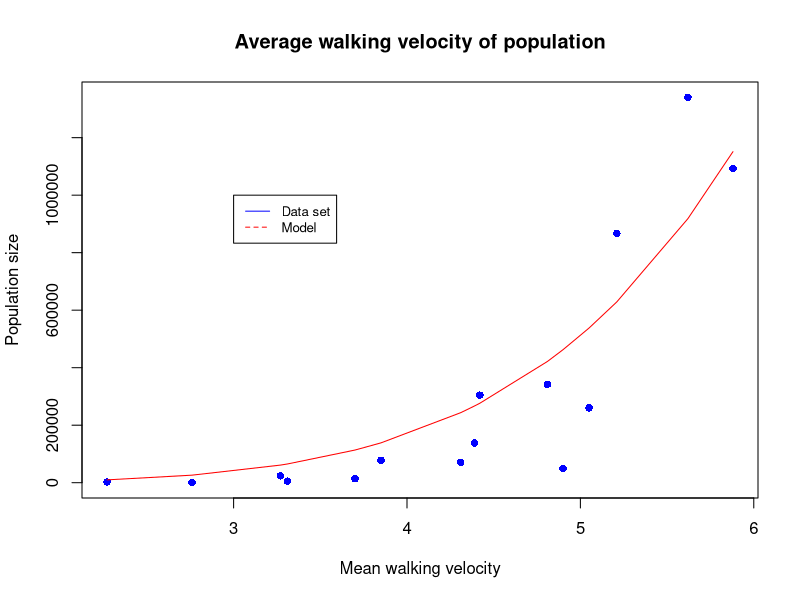

This chart was generated by the following R code:
x = c(2.27, 2.76, 3.27, 3.31, 3.7, 3.85, 4.31, 4.39, 4.42, 4.81, 4.9, 5.05, 5.21, 5.62, 5.88)
y = c(2500, 365, 23700, 5491, 14000, 78200, 70700, 138000, 304500, 341948, 49375, 260200, 867023, 1340000, 1092759)

plot(x, y, pch=16, col="blue", xlab="Mean walking velocity", ylab="Population size") #pch = plot character
title("Average walking velocity of population")
myData = data.frame(x, y) #creates a data frame
#generates a model with an initial guess of 0
yFit = nls(y ~ a*x^5, data = myData, start = list(a = 1))
#printing attributes of our model
yFit
#get coefficient
a = coef(yFit)
lines(x, predict(yFit), col="red")
legend(3, 1000000, legend=c("Data set", "Model"), col=c("blue", "red"), lty=1:2, cex=0.8)
